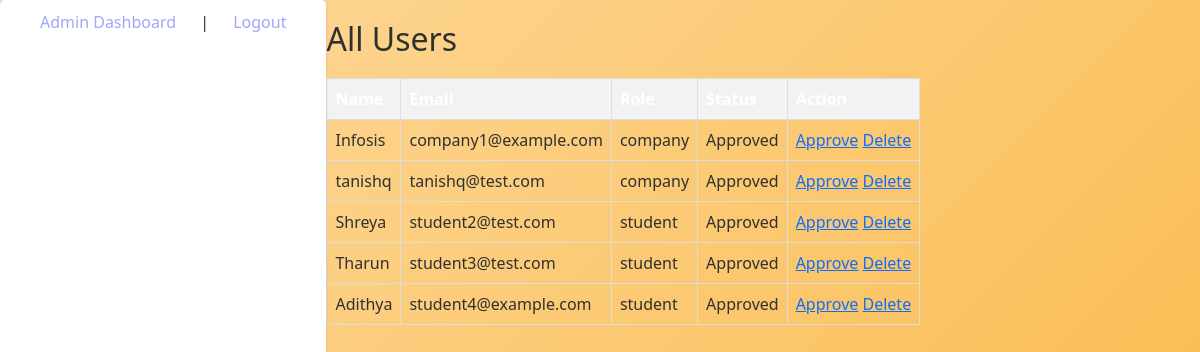
The page /admin/all_users (signed in) on the database its author committed.
### app.py (models this page shows)
class User(db.Model, UserMixin):
    id = db.Column(db.Integer, primary_key=True)
    email = db.Column(db.String(120), unique=True, nullable=False)
    password = db.Column(db.String(255), nullable=False)
    role = db.Column(db.String(50), nullable=False)
    name = db.Column(db.String(100), nullable=False)
    is_approved = db.Column(db.Boolean, default=False)
    is_active = db.Column(db.Boolean, default=True)

### app.py (the view)
@app.route('/admin/all_users')
@login_required
def all_users():
    if current_user.role != 'admin':
        return redirect(url_for('login'))
    users = User.query.filter(User.role != 'admin').all()
    student_profiles={p.user_id: p for p in studentProfile.query.all()}
    company_profiles={p.user_id: p for p in companyProfile.query.all()}
    return render_template('admin_all_users.html', users=users, student_profiles=student_profiles, company_profiles=company_profiles)

### app.py (called while the page is built)
@login_manager.user_loader
def load_user(user_id):
    return User.query.get(int(user_id))

### templates/admin_all_users.html
{% extends 'base.html' %}
{% block content %}
<h2>All Users</h2>
<table>
<tr>
<th>Name</th>
<th>Email</th>
<th>Role</th>
<th>Status</th>
<th>Action</th>
</tr>
{% for user in users %}
<tr>
<td>{{ user.name }}</td>
<td>{{ user.email }}</td>
<td>{{ user.role }}</td>
<td>
{% if user.is_approved %}
Approved
{% else %}
Pending
{% endif %}
</td>
<td>
<a href="{{ url_for('approve_user', user_id=user.id) }}">Approve</a>
<a href="{{ url_for('delete_user', user_id=user.id) }}">Delete</a>
</td>
</tr>
{% endfor %}
</table>
{% endblock %}

### templates/base.html (style rules this page uses)
* { margin: 0; padding: 0; box-sizing: border-box; }
body { font-family: 'Segoe UI', Tahoma, Geneva, Verdana, sans-serif; background: linear-gradient(135deg,#fdda9e 0%, #fab642 100%); min-height: 100vh; display: flex; color: #303030; }
table { width: 100%; border-collapse: collapse; margin-top: 20px; }
table th, table td { border: 1px solid #ddd; padding: 8px; text-align: left; }
table th { background-color: #f2f2f2; }
table { width:100%; border-collapse:collapse; }
th,td { padding:10px; border:1px solid #ddd; }
th { background:#667eea; color:white; }

### rows shown on the page
User: name "Infosis", email "company1@example.com", role "company", is_approved "Approved"
User: name "tanishq", email "tanishq@test.com", role "company", is_approved "Approved"
User: name "Shreya", email "student2@test.com", role "student", is_approved "Approved"
User: name "Tharun", email "student3@test.com", role "student", is_approved "Approved"
User: name "Adithya", email "student4@example.com", role "student", is_approved "Approved"
